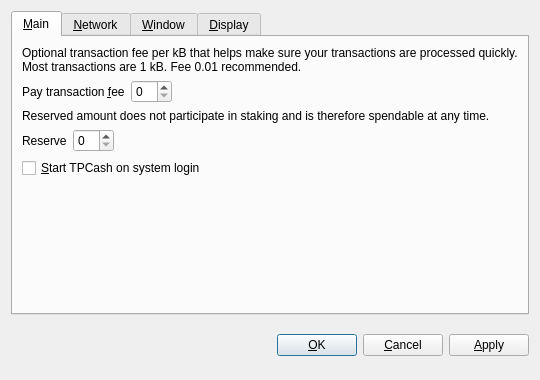
<?xml version="1.0" encoding="UTF-8"?>
<ui version="4.0">
 <class>OptionsDialog</class>
 <widget class="QDialog" name="OptionsDialog">
  <property name="geometry">
   <rect>
    <x>0</x>
    <y>0</y>
    <width>540</width>
    <height>380</height>
   </rect>
  </property>
  <property name="windowTitle">
   <string>Options</string>
  </property>
  <property name="modal">
   <bool>true</bool>
  </property>
  <layout class="QVBoxLayout" name="verticalLayout">
   <item>
    <widget class="QTabWidget" name="tabWidget">
     <property name="tabPosition">
      <enum>QTabWidget::North</enum>
     </property>
     <property name="currentIndex">
      <number>0</number>
     </property>
     <widget class="QWidget" name="tabMain">
      <attribute name="title">
       <string>&amp;Main</string>
      </attribute>
      <layout class="QVBoxLayout" name="verticalLayout_Main">
       <item>
        <widget class="QLabel" name="transactionFeeInfoLabel">
         <property name="text">
          <string>Optional transaction fee per kB that helps make sure your transactions are processed quickly. Most transactions are 1 kB. Fee 0.01 recommended.</string>
         </property>
         <property name="textFormat">
          <enum>Qt::PlainText</enum>
         </property>
         <property name="wordWrap">
          <bool>true</bool>
         </property>
        </widget>
       </item>
       <item>
        <layout class="QHBoxLayout" name="horizontalLayoutFee">
         <item>
          <widget class="QLabel" name="transactionFeeLabel">
           <property name="text">
            <string>Pay transaction &amp;fee</string>
           </property>
           <property name="textFormat">
            <enum>Qt::PlainText</enum>
           </property>
           <property name="buddy">
            <cstring>transactionFee</cstring>
           </property>
          </widget>
         </item>
         <item>
          <widget class="BitcoinAmountField" name="transactionFee"/>
         </item>
         <item>
          <spacer name="horizontalSpacerFee">
           <property name="orientation">
            <enum>Qt::Horizontal</enum>
           </property>
           <property name="sizeHint" stdset="0">
            <size>
             <width>40</width>
             <height>20</height>
            </size>
           </property>
          </spacer>
         </item>
        </layout>
       </item>
       <item>
        <widget class="QLabel" name="reserveBalanceInfoLabel">
         <property name="text">
          <string>Reserved amount does not participate in staking and is therefore spendable at any time.</string>
         </property>
         <property name="textFormat">
          <enum>Qt::PlainText</enum>
         </property>
         <property name="wordWrap">
          <bool>true</bool>
         </property>
        </widget>
       </item>
       <item>
        <layout class="QHBoxLayout" name="horizontalLayoutReserveBalance">
         <item>
          <widget class="QLabel" name="reserveBalanceLabel">
           <property name="text">
            <string>Reserve</string>
           </property>
           <property name="textFormat">
            <enum>Qt::PlainText</enum>
           </property>
           <property name="buddy">
            <cstring>reserveBalance</cstring>
           </property>
          </widget>
         </item>
         <item>
          <widget class="BitcoinAmountField" name="reserveBalance"/>
         </item>
         <item>
          <spacer name="horizontalSpacerReserveBalance">
           <property name="orientation">
            <enum>Qt::Horizontal</enum>
           </property>
           <property name="sizeHint" stdset="0">
            <size>
             <width>40</width>
             <height>20</height>
            </size>
           </property>
          </spacer>
         </item>
        </layout>
       </item>
       <item>
        <widget class="QCheckBox" name="bitcoinAtStartup">
         <property name="toolTip">
          <string>Automatically start TPCash after logging in to the system.</string>
         </property>
         <property name="text">
          <string>&amp;Start TPCash on system login</string>
         </property>
        </widget>
       </item>
       <item>
        <spacer name="verticalSpacer_Main">
         <property name="orientation">
          <enum>Qt::Vertical</enum>
         </property>
         <property name="sizeHint" stdset="0">
          <size>
           <width>20</width>
           <height>40</height>
          </size>
         </property>
        </spacer>
       </item>
      </layout>
     </widget>
     <widget class="QWidget" name="tabNetwork">
      <attribute name="title">
       <string>&amp;Network</string>
      </attribute>
      <layout class="QVBoxLayout" name="verticalLayout_Network">
       <item>
        <widget class="QCheckBox" name="mapPortUpnp">
         <property name="toolTip">
          <string>Automatically open the TPCash client port on the router. This only works when your router supports UPnP and it is enabled.</string>
         </property>
         <property name="text">
          <string>Map port using &amp;UPnP</string>
         </property>
        </widget>
       </item>
       <item>
        <widget class="QCheckBox" name="connectSocks">
         <property name="toolTip">
          <string>Connect to the TPCash network through a SOCKS proxy (e.g. when connecting through Tor).</string>
         </property>
         <property name="text">
          <string>&amp;Connect through SOCKS proxy:</string>
         </property>
        </widget>
       </item>
       <item>
        <layout class="QHBoxLayout" name="horizontalLayout_Network">
         <item>
          <widget class="QLabel" name="proxyIpLabel">
           <property name="text">
            <string>Proxy &amp;IP:</string>
           </property>
           <property name="textFormat">
            <enum>Qt::PlainText</enum>
           </property>
           <property name="buddy">
            <cstring>proxyIp</cstring>
           </property>
          </widget>
         </item>
         <item>
          <widget class="QValidatedLineEdit" name="proxyIp">
           <property name="maximumSize">
            <size>
             <width>140</width>
             <height>16777215</height>
            </size>
           </property>
           <property name="toolTip">
            <string>IP address of the proxy (e.g. 127.0.0.1)</string>
           </property>
          </widget>
         </item>
         <item>
          <widget class="QLabel" name="proxyPortLabel">
           <property name="text">
            <string>&amp;Port:</string>
           </property>
           <property name="textFormat">
            <enum>Qt::PlainText</enum>
           </property>
           <property name="buddy">
            <cstring>proxyPort</cstring>
           </property>
          </widget>
         </item>
         <item>
          <widget class="QLineEdit" name="proxyPort">
           <property name="maximumSize">
            <size>
             <width>55</width>
             <height>16777215</height>
            </size>
           </property>
           <property name="toolTip">
            <string>Port of the proxy (e.g. 9050)</string>
           </property>
          </widget>
         </item>
         <item>
          <widget class="QLabel" name="socksVersionLabel">
           <property name="text">
            <string>SOCKS &amp;Version:</string>
           </property>
           <property name="textFormat">
            <enum>Qt::PlainText</enum>
           </property>
           <property name="buddy">
            <cstring>socksVersion</cstring>
           </property>
          </widget>
         </item>
         <item>
          <widget class="QValueComboBox" name="socksVersion">
           <property name="toolTip">
            <string>SOCKS version of the proxy (e.g. 5)</string>
           </property>
          </widget>
         </item>
         <item>
          <spacer name="horizontalSpacer_Network">
           <property name="orientation">
            <enum>Qt::Horizontal</enum>
           </property>
           <property name="sizeHint" stdset="0">
            <size>
             <width>40</width>
             <height>20</height>
            </size>
           </property>
          </spacer>
         </item>
        </layout>
       </item>
       <item>
        <spacer name="verticalSpacer_Network">
         <property name="orientation">
          <enum>Qt::Vertical</enum>
         </property>
         <property name="sizeHint" stdset="0">
          <size>
           <width>20</width>
           <height>40</height>
          </size>
         </property>
        </spacer>
       </item>
      </layout>
     </widget>
     <widget class="QWidget" name="tabWindow">
      <attribute name="title">
       <string>&amp;Window</string>
      </attribute>
      <layout class="QVBoxLayout" name="verticalLayout_Window">
       <item>
        <widget class="QCheckBox" name="minimizeToTray">
         <property name="toolTip">
          <string>Show only a tray icon after minimizing the window.</string>
         </property>
         <property name="text">
          <string>&amp;Minimize to the tray instead of the taskbar</string>
         </property>
        </widget>
       </item>
       <item>
        <widget class="QCheckBox" name="minimizeOnClose">
         <property name="toolTip">
          <string>Minimize instead of exit the application when the window is closed. When this option is enabled, the application will be closed only after selecting Quit in the menu.</string>
         </property>
         <property name="text">
          <string>M&amp;inimize on close</string>
         </property>
        </widget>
       </item>
       <item>
        <spacer name="verticalSpacer_Window">
         <property name="orientation">
          <enum>Qt::Vertical</enum>
         </property>
         <property name="sizeHint" stdset="0">
          <size>
           <width>20</width>
           <height>40</height>
          </size>
         </property>
        </spacer>
       </item>
      </layout>
     </widget>
     <widget class="QWidget" name="tabDisplay">
      <attribute name="title">
       <string>&amp;Display</string>
      </attribute>
      <layout class="QVBoxLayout" name="verticalLayout_Display">
       <item>
        <layout class="QHBoxLayout" name="horizontalLayout_1_Display">
         <item>
          <widget class="QLabel" name="langLabel">
           <property name="text">
            <string>User Interface &amp;language:</string>
           </property>
           <property name="textFormat">
            <enum>Qt::PlainText</enum>
           </property>
           <property name="buddy">
            <cstring>lang</cstring>
           </property>
          </widget>
         </item>
         <item>
          <widget class="QValueComboBox" name="lang">
           <property name="toolTip">
            <string>The user interface language can be set here. This setting will take effect after restarting TPCash.</string>
           </property>
          </widget>
         </item>
        </layout>
       </item>
       <item>
        <layout class="QHBoxLayout" name="horizontalLayout_2_Display">
         <item>
          <widget class="QLabel" name="unitLabel">
           <property name="text">
            <string>&amp;Unit to show amounts in:</string>
           </property>
           <property name="textFormat">
            <enum>Qt::PlainText</enum>
           </property>
           <property name="buddy">
            <cstring>unit</cstring>
           </property>
          </widget>
         </item>
         <item>
          <widget class="QValueComboBox" name="unit">
           <property name="toolTip">
            <string>Choose the default subdivision unit to show in the interface and when sending coins.</string>
           </property>
          </widget>
         </item>
        </layout>
       </item>
       <item>
        <widget class="QCheckBox" name="displayAddresses">
         <property name="toolTip">
          <string>Whether to show TPCash addresses in the transaction list or not.</string>
         </property>
         <property name="text">
          <string>&amp;Display addresses in transaction list</string>
         </property>
        </widget>
       </item>
       <item>
        <widget class="QCheckBox" name="coinControlFeatures">
         <property name="toolTip">
          <string>Whether to show coin control features or not.</string>
         </property>
         <property name="text">
          <string>Display coin &amp;control features (experts only!)</string>
         </property>
        </widget>
       </item>
       <item>
        <spacer name="verticalSpacer_Display">
         <property name="orientation">
          <enum>Qt::Vertical</enum>
         </property>
         <property name="sizeHint" stdset="0">
          <size>
           <width>20</width>
           <height>40</height>
          </size>
         </property>
        </spacer>
       </item>
      </layout>
     </widget>
    </widget>
   </item>
   <item>
    <layout class="QHBoxLayout" name="horizontalLayout_Buttons">
     <item>
      <spacer name="horizontalSpacer_1">
       <property name="orientation">
        <enum>Qt::Horizontal</enum>
       </property>
       <property name="sizeHint" stdset="0">
        <size>
         <width>40</width>
         <height>48</height>
        </size>
       </property>
      </spacer>
     </item>
     <item>
      <widget class="QLabel" name="statusLabel">
       <property name="font">
        <font>
         <weight>75</weight>
         <bold>true</bold>
        </font>
       </property>
       <property name="text">
        <string/>
       </property>
       <property name="textFormat">
        <enum>Qt::PlainText</enum>
       </property>
       <property name="wordWrap">
        <bool>true</bool>
       </property>
      </widget>
     </item>
     <item>
      <spacer name="horizontalSpacer_2">
       <property name="orientation">
        <enum>Qt::Horizontal</enum>
       </property>
       <property name="sizeHint" stdset="0">
        <size>
         <width>40</width>
         <height>48</height>
        </size>
       </property>
      </spacer>
     </item>
     <item>
      <widget class="QPushButton" name="okButton">
       <property name="text">
        <string>&amp;OK</string>
       </property>
      </widget>
     </item>
     <item>
      <widget class="QPushButton" name="cancelButton">
       <property name="text">
        <string>&amp;Cancel</string>
       </property>
       <property name="autoDefault">
        <bool>false</bool>
       </property>
      </widget>
     </item>
     <item>
      <widget class="QPushButton" name="applyButton">
       <property name="text">
        <string>&amp;Apply</string>
       </property>
       <property name="autoDefault">
        <bool>false</bool>
       </property>
      </widget>
     </item>
    </layout>
   </item>
  </layout>
 </widget>
 <customwidgets>
  <customwidget>
   <class>BitcoinAmountField</class>
   <extends>QSpinBox</extends>
   <header>bitcoinamountfield.h</header>
  </customwidget>
  <customwidget>
   <class>QValueComboBox</class>
   <extends>QComboBox</extends>
   <header>qvaluecombobox.h</header>
  </customwidget>
  <customwidget>
   <class>QValidatedLineEdit</class>
   <extends>QLineEdit</extends>
   <header>qvalidatedlineedit.h</header>
  </customwidget>
 </customwidgets>
 <resources/>
 <connections/>
</ui>
